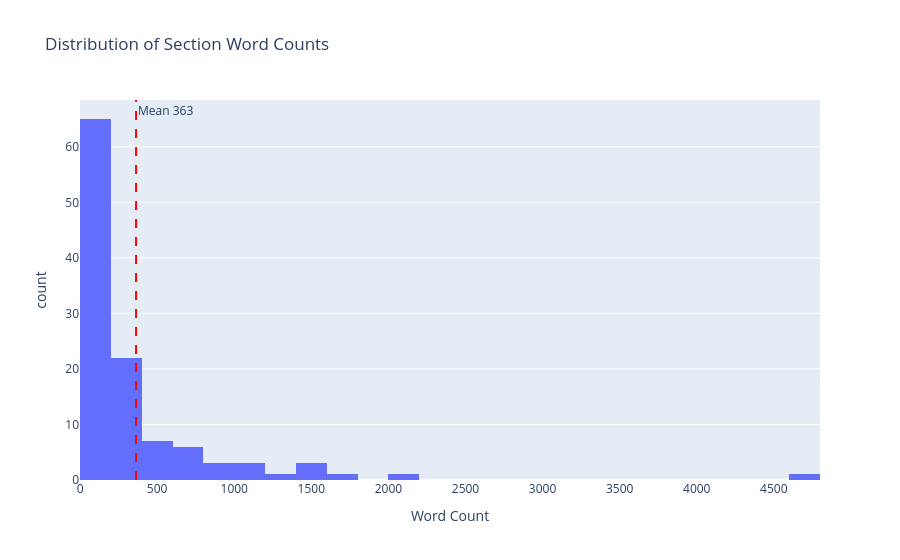

Source (notebook cell):
### Markdown cell above
## Q9 (team-proposed) — Average word count per section

### Code cell
avg    = sections['word_count'].mean()
median = sections['word_count'].median()
std    = sections['word_count'].std()
print(f'Mean   : {avg:.1f} words')
print(f'Median : {median:.1f} words')
print(f'Std    : {std:.1f}')
print(f'Min    : {sections["word_count"].min()}')
print(f'Max    : {sections["word_count"].max():,}')

fig = px.histogram(sections, x='word_count', nbins=30,
                   title='Distribution of Section Word Counts',
                   labels={'word_count':'Word Count'})
fig.add_vline(x=avg, line_dash='dash', line_color='red',
              annotation_text=f'Mean {avg:.0f}')
fig.show()

### Figure 1 — Plotly figure (JSON) as saved in the notebook; plotly's stock layout.template omitted (floating-point values rounded to 4 significant figures)
{"data": [{"bingroup": "x", "hovertemplate": "Word Count=%{x}<br>count=%{y}<extra></extra>", "legendgroup": "", "marker": {"color": "#636efa", "pattern": {"shape": ""}}, "name": "", "nbinsx": 30, "orientation": "v", "showlegend": false, "type": "histogram", "x": [310, 97, 43, 422, 431, 215, 108, 1529, 414, 362, 123, 103, 2104, 907, 196, 185, 161, 107, 194, 246, 111, 66, 44, 462, 243, 126, 386, 230, 58, 4711, 612, 73, 103, 60, 228, 73, 1671, 76, 500, 381, 219, 97, 196, 71, 194, 347, 102, 111, 180, 177, 1055, 252, 129, 46, 1584, 80, 68, 58, 69, 265, 135, 121, 35, 130, 100, 154, 73, 65, 166, 1401, 167, 74, 878, 167, 233, 272, 639, 403, 1393, 298, 602, 151, 291, 297, 127, 187, 720, 633, 298, 1144, 546, 162, 224, 167, 1072, 159, 144, 127, 40, 135, 304, 139, 144, 890, 775, 108, 62, 24, 101, 117, 191, 295, 0], "xaxis": "x", "yaxis": "y"}], "layout": {"annotations": [{"showarrow": false, "text": "Mean 363", "x": 363.3, "xanchor": "left", "xref": "x", "y": 1, "yanchor": "top", "yref": "y domain"}], "barmode": "relative", "legend": {"tracegroupgap": 0}, "shapes": [{"line": {"color": "red", "dash": "dash"}, "type": "line", "x0": 363.3, "x1": 363.3, "xref": "x", "y0": 0, "y1": 1, "yref": "y domain"}], "title": {"text": "Distribution of Section Word Counts"}, "xaxis": {"anchor": "y", "domain": [0, 1], "title": {"text": "Word Count"}}, "yaxis": {"anchor": "x", "domain": [0, 1], "title": {"text": "count"}}}}
